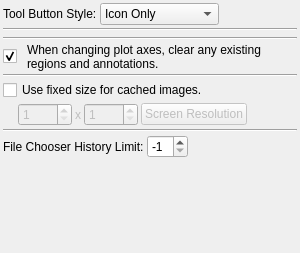
<ui version="4.0" >
 <class>OptionsTab</class>
 <widget class="QWidget" name="OptionsTab" >
  <property name="geometry" >
   <rect>
    <x>0</x>
    <y>0</y>
    <width>300</width>
    <height>253</height>
   </rect>
  </property>
  <property name="sizePolicy" >
   <sizepolicy vsizetype="Preferred" hsizetype="Maximum" >
    <horstretch>0</horstretch>
    <verstretch>0</verstretch>
   </sizepolicy>
  </property>
  <property name="maximumSize" >
   <size>
    <width>300</width>
    <height>16777215</height>
   </size>
  </property>
  <property name="windowTitle" >
   <string>PlotMS Options Tab</string>
  </property>
  <layout class="QVBoxLayout" >
   <property name="spacing" >
    <number>3</number>
   </property>
   <property name="leftMargin" >
    <number>3</number>
   </property>
   <property name="topMargin" >
    <number>3</number>
   </property>
   <property name="rightMargin" >
    <number>3</number>
   </property>
   <property name="bottomMargin" >
    <number>3</number>
   </property>
   <item>
    <layout class="QHBoxLayout" >
     <property name="spacing" >
      <number>3</number>
     </property>
     <item>
      <widget class="QLabel" name="buttonStyleLabel" >
       <property name="text" >
        <string>Tool Button Style:</string>
       </property>
      </widget>
     </item>
     <item>
      <widget class="QComboBox" name="buttonStyle" >
       <item>
        <property name="text" >
         <string>Icon Only</string>
        </property>
       </item>
       <item>
        <property name="text" >
         <string>Text Only</string>
        </property>
       </item>
       <item>
        <property name="text" >
         <string>Text Beside Icon</string>
        </property>
       </item>
       <item>
        <property name="text" >
         <string>Text Under Icon</string>
        </property>
       </item>
      </widget>
     </item>
     <item>
      <spacer>
       <property name="orientation" >
        <enum>Qt::Horizontal</enum>
       </property>
       <property name="sizeHint" >
        <size>
         <width>40</width>
         <height>20</height>
        </size>
       </property>
      </spacer>
     </item>
    </layout>
   </item>
   <item>
    <widget class="Line" name="line" >
     <property name="orientation" >
      <enum>Qt::Horizontal</enum>
     </property>
    </widget>
   </item>
   <item>
    <widget class="QFrame" name="logFrame" >
     <property name="frameShape" >
      <enum>QFrame::NoFrame</enum>
     </property>
     <property name="frameShadow" >
      <enum>QFrame::Raised</enum>
     </property>
    </widget>
   </item>
   <item>
    <widget class="Line" name="line_2" >
     <property name="orientation" >
      <enum>Qt::Horizontal</enum>
     </property>
    </widget>
   </item>
   <item>
    <layout class="QHBoxLayout" >
     <property name="spacing" >
      <number>10</number>
     </property>
     <item>
      <widget class="QCheckBox" name="clearSelection" >
       <property name="sizePolicy" >
        <sizepolicy vsizetype="Fixed" hsizetype="Fixed" >
         <horstretch>0</horstretch>
         <verstretch>0</verstretch>
        </sizepolicy>
       </property>
       <property name="maximumSize" >
        <size>
         <width>20</width>
         <height>16777215</height>
        </size>
       </property>
       <property name="text" >
        <string/>
       </property>
       <property name="checked" >
        <bool>true</bool>
       </property>
      </widget>
     </item>
     <item>
      <widget class="QLabel" name="clearSelectionLabel" >
       <property name="text" >
        <string>When changing plot axes, clear any existing regions and annotations.</string>
       </property>
       <property name="alignment" >
        <set>Qt::AlignLeading|Qt::AlignLeft|Qt::AlignVCenter</set>
       </property>
       <property name="wordWrap" >
        <bool>true</bool>
       </property>
      </widget>
     </item>
    </layout>
   </item>
   <item>
    <widget class="Line" name="line_3" >
     <property name="orientation" >
      <enum>Qt::Horizontal</enum>
     </property>
    </widget>
   </item>
   <item>
    <widget class="QCheckBox" name="cacheSize" >
     <property name="text" >
      <string>Use fixed size for cached images.</string>
     </property>
    </widget>
   </item>
   <item>
    <layout class="QHBoxLayout" >
     <property name="spacing" >
      <number>3</number>
     </property>
     <property name="topMargin" >
      <number>0</number>
     </property>
     <item>
      <spacer>
       <property name="orientation" >
        <enum>Qt::Horizontal</enum>
       </property>
       <property name="sizeType" >
        <enum>QSizePolicy::Fixed</enum>
       </property>
       <property name="sizeHint" >
        <size>
         <width>15</width>
         <height>20</height>
        </size>
       </property>
      </spacer>
     </item>
     <item>
      <widget class="QSpinBox" name="cacheSizeWidth" >
       <property name="enabled" >
        <bool>false</bool>
       </property>
       <property name="minimum" >
        <number>1</number>
       </property>
       <property name="maximum" >
        <number>9999</number>
       </property>
      </widget>
     </item>
     <item>
      <widget class="QLabel" name="label" >
       <property name="enabled" >
        <bool>false</bool>
       </property>
       <property name="text" >
        <string>x</string>
       </property>
      </widget>
     </item>
     <item>
      <widget class="QSpinBox" name="cacheSizeHeight" >
       <property name="enabled" >
        <bool>false</bool>
       </property>
       <property name="minimum" >
        <number>1</number>
       </property>
       <property name="maximum" >
        <number>9999</number>
       </property>
      </widget>
     </item>
     <item>
      <widget class="QPushButton" name="cacheSizeResolution" >
       <property name="enabled" >
        <bool>false</bool>
       </property>
       <property name="text" >
        <string>Screen Resolution</string>
       </property>
      </widget>
     </item>
     <item>
      <spacer>
       <property name="orientation" >
        <enum>Qt::Horizontal</enum>
       </property>
       <property name="sizeHint" >
        <size>
         <width>40</width>
         <height>20</height>
        </size>
       </property>
      </spacer>
     </item>
    </layout>
   </item>
   <item>
    <widget class="Line" name="line_4" >
     <property name="orientation" >
      <enum>Qt::Horizontal</enum>
     </property>
    </widget>
   </item>
   <item>
    <layout class="QHBoxLayout" >
     <property name="spacing" >
      <number>3</number>
     </property>
     <item>
      <widget class="QLabel" name="histLimitLabel" >
       <property name="text" >
        <string>File Chooser History Limit:</string>
       </property>
      </widget>
     </item>
     <item>
      <widget class="QSpinBox" name="histLimitSpinner" >
       <property name="minimum" >
        <number>-1</number>
       </property>
       <property name="value" >
        <number>-1</number>
       </property>
      </widget>
     </item>
     <item>
      <spacer>
       <property name="orientation" >
        <enum>Qt::Horizontal</enum>
       </property>
       <property name="sizeHint" >
        <size>
         <width>40</width>
         <height>20</height>
        </size>
       </property>
      </spacer>
     </item>
    </layout>
   </item>
   <item>
    <spacer>
     <property name="orientation" >
      <enum>Qt::Vertical</enum>
     </property>
     <property name="sizeHint" >
      <size>
       <width>20</width>
       <height>40</height>
      </size>
     </property>
    </spacer>
   </item>
  </layout>
 </widget>
 <resources/>
 <connections>
  <connection>
   <sender>cacheSize</sender>
   <signal>toggled(bool)</signal>
   <receiver>cacheSizeWidth</receiver>
   <slot>setEnabled(bool)</slot>
   <hints>
    <hint type="sourcelabel" >
     <x>10</x>
     <y>136</y>
    </hint>
    <hint type="destinationlabel" >
     <x>22</x>
     <y>152</y>
    </hint>
   </hints>
  </connection>
  <connection>
   <sender>cacheSize</sender>
   <signal>toggled(bool)</signal>
   <receiver>label</receiver>
   <slot>setEnabled(bool)</slot>
   <hints>
    <hint type="sourcelabel" >
     <x>32</x>
     <y>136</y>
    </hint>
    <hint type="destinationlabel" >
     <x>82</x>
     <y>163</y>
    </hint>
   </hints>
  </connection>
  <connection>
   <sender>cacheSize</sender>
   <signal>toggled(bool)</signal>
   <receiver>cacheSizeHeight</receiver>
   <slot>setEnabled(bool)</slot>
   <hints>
    <hint type="sourcelabel" >
     <x>48</x>
     <y>130</y>
    </hint>
    <hint type="destinationlabel" >
     <x>104</x>
     <y>166</y>
    </hint>
   </hints>
  </connection>
  <connection>
   <sender>cacheSize</sender>
   <signal>toggled(bool)</signal>
   <receiver>cacheSizeResolution</receiver>
   <slot>setEnabled(bool)</slot>
   <hints>
    <hint type="sourcelabel" >
     <x>152</x>
     <y>133</y>
    </hint>
    <hint type="destinationlabel" >
     <x>230</x>
     <y>156</y>
    </hint>
   </hints>
  </connection>
 </connections>
</ui>
